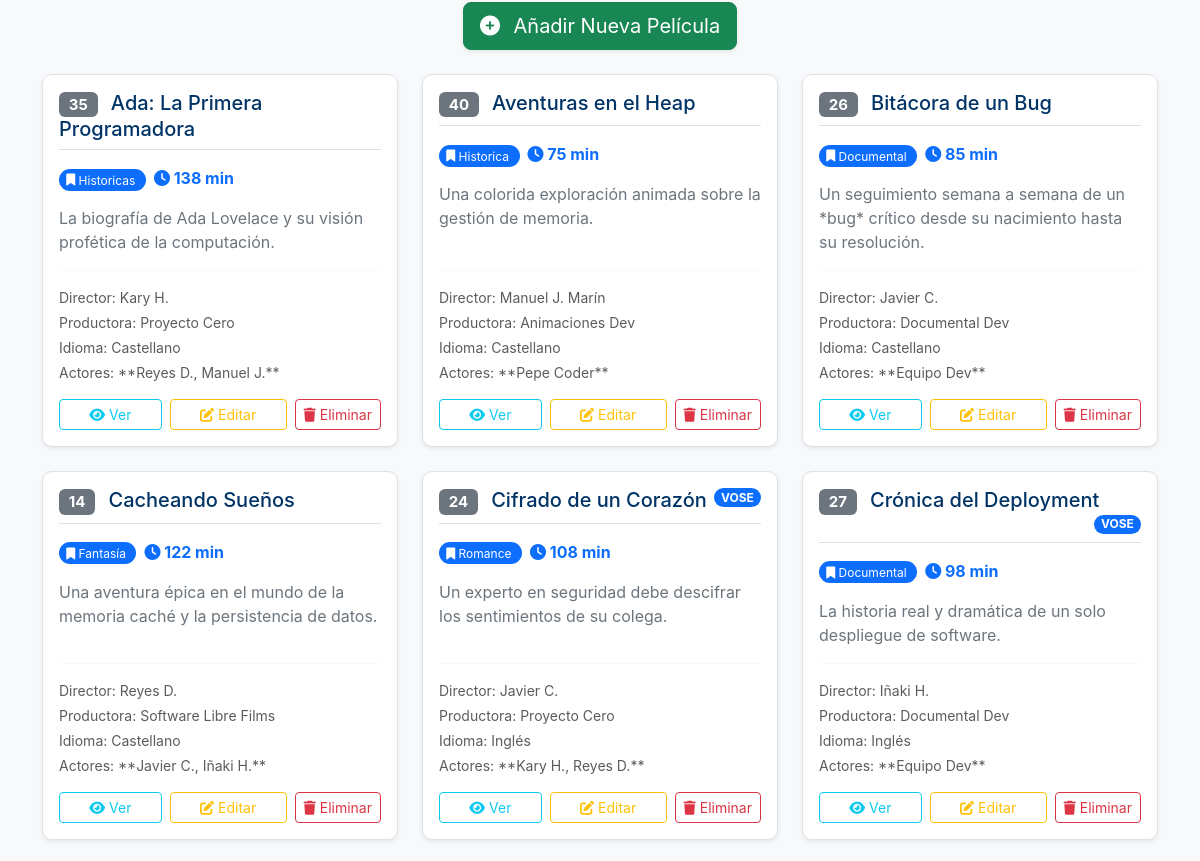
Before: / (middle part) with the older database file.
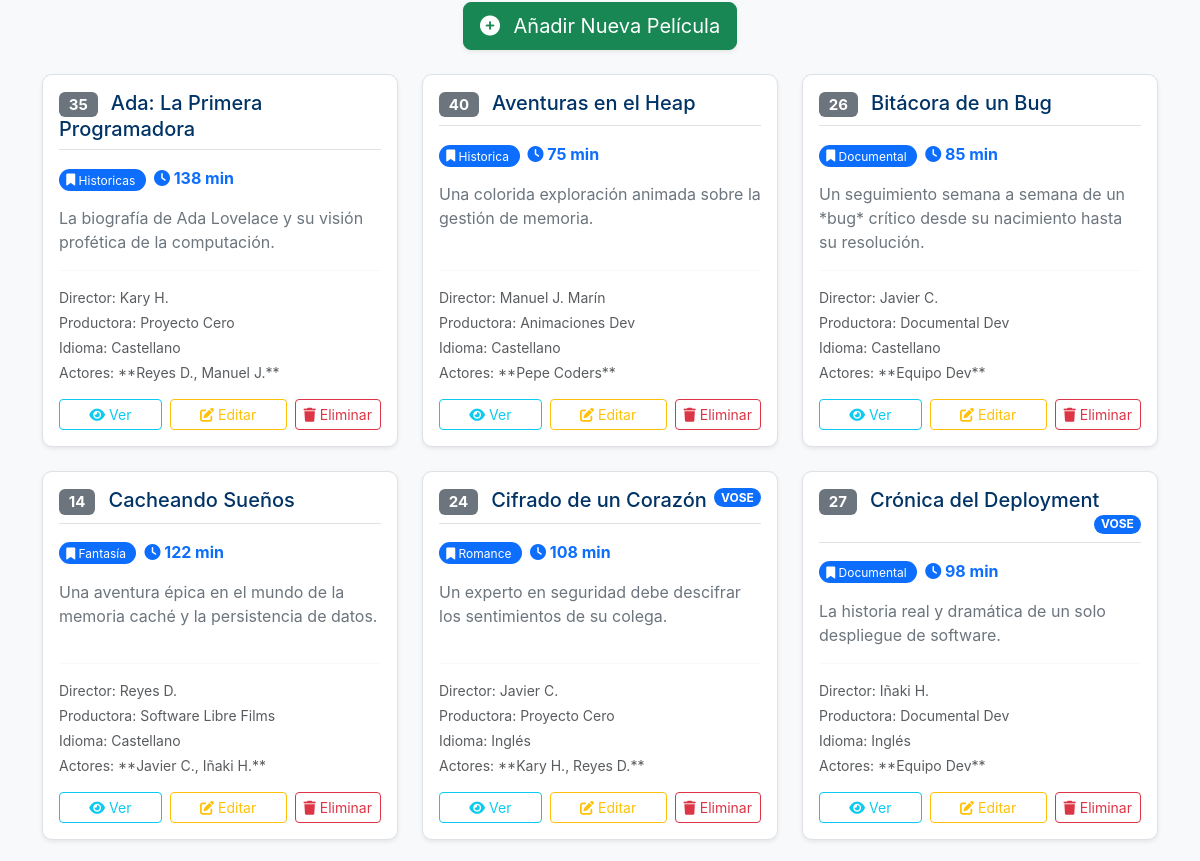
After: the same page with the newer database file.
### app/models/pelicula.py (models this page shows, shortened)
class PeliculaORM(Base):
    __tablename__ = "peliculas"
    id: Mapped[int] = mapped_column(primary_key=True, autoincrement=True)
    titulo: Mapped[str] = mapped_column(String(255), nullable=False)
    genero_id: Mapped[int] = mapped_column(ForeignKey("generos.id"), nullable=False)
    duracion: Mapped[int] = mapped_column(Integer, nullable=False) # int, no float
    disponible: Mapped[bool] = mapped_column(Boolean, default=True, nullable=False)
    director: Mapped[str | None] = mapped_column(String(100), nullable=True)
    descripcion: Mapped[str | None] = mapped_column(String(1000), nullable=True)
    trailer: Mapped[str | None] = mapped_column(String(255), nullable=True)
    productora: Mapped[str | None] = mapped_column(String(100), nullable=True)
    idioma: Mapped[str | None] = mapped_column(String(50), nullable=True)
    vose: Mapped[bool | None] = mapped_column(Boolean, nullable=True)
    actores: Mapped[list[str] | None] = mapped_column(JSON, nullable=True)
    genero: Mapped["GeneroORM"] = relationship(back_populates="peliculas")

### app/models/genero.py (models this page shows, shortened)
class GeneroORM(Base):
    __tablename__ = "generos"
    id: Mapped[int] = mapped_column(primary_key=True, autoincrement=True)
    nombre: Mapped[str] = mapped_column(String(100), nullable=False, unique=True)
    descripcion: Mapped[str | None] = mapped_column(String(500), nullable=True)
    peliculas: Mapped[List["PeliculaORM"]] = relationship(
        back_populates="genero",
        cascade="all, delete-orphan" # Opcional: si borro un género, borra sus películas
    )

### app/main.py (the view)
@app.get("/", tags=["Web UI"])
def homepage_cartelera(
    request: Request,
    db: Session = Depends(get_db),
    q: Optional[str] = Query(None),
    genero_id: Optional[str] = Query(None),
    duracion_max: Optional[str] = Query(None),
    disponible: Optional[str] = Query(None)
):
    clean_genero_id = int(genero_id) if genero_id and genero_id.isdigit() else None
    clean_duracion_max = int(duracion_max) if duracion_max and duracion_max.isdigit() else None
    filtro_disponible_bool = disponible == "True"
    peliculas = pelicula_service.get_peliculas_filtradas(
        db=db,
        query=q,
        genero_id=clean_genero_id,
        duracion_max=clean_duracion_max,
        disponible=filtro_disponible_bool
    )
    generos_disponibles = genero_service.get_all_generos(db)
    filtros_activos = {
        'q': q,
        'genero_id': clean_genero_id,
        'duracion_max': clean_duracion_max,
        'disponible': filtro_disponible_bool
    }
    return templates.TemplateResponse(
        "index.html",
        {
            "request": request,
            "titulo": "Gestión de Cartelera - CRUD",
            "peliculas": peliculas,
            "generos": generos_disponibles,
            "filtros_activos": filtros_activos
        }
    )

### templates/index.html (shortened to what the changed rows need)
<!DOCTYPE html>
<html lang="es">
<head>
    <link href="https://cdn.jsdelivr.net/npm/bootstrap@5.3.3/dist/css/bootstrap.min.css" rel="stylesheet"
        xintegrity="sha384-QWTKZyjpPEjISv5WaRU9OFeRpok6YctnYmDr5pNlyT2bRjXh0JMhjY6hW+ALEwIH">
    <link rel="stylesheet" href="https://cdnjs.cloudflare.com/ajax/libs/font-awesome/6.5.2/css/all.min.css"
        xintegrity="sha512-SnH5WK+bZxgPHs44uWIX+LLMDJzL3gUq73K2qI90U8v8lC6W9lJvGvE8j+N5i3F3aH8O/2p1x9h6O2A1g==" />
</head>
<body>
    <main class="container my-5">
        <div class="row row-cols-1 row-cols-md-2 row-cols-lg-3 g-4">
            {% for pelicula in peliculas %}
            <div class="col">
                <div class="card h-100 shadow-sm">
                    <div class="card-body d-flex flex-column">
                        <h5 class="card-title border-bottom pb-2 mb-3">
                            <span class="badge bg-secondary me-2">{{ pelicula.id }}</span>
                            {{ pelicula.titulo }}
                        </h5>
                        <div class="mb-3">
                            <span class="genre-badge bg-primary text-white me-2">
                                <i class="fas fa-bookmark"></i>
                                {{ pelicula.genero.nombre if pelicula.genero else 'Sin Género' }}
                            </span>
                            <span class="duration">
                                <i class="fas fa-clock"></i> {{ pelicula.duracion }} min
                            </span>
                        </div>
                        <p class="card-text text-secondary">{{ pelicula.descripcion|truncate(150) }}</p>
                        <div class="mt-auto pt-3 border-top border-light">
                            <p class="mb-1 small text-muted">Director: {{ pelicula.director if pelicula.director else 'Desconocido' }}</p>
                            <p class="mb-1 small text-muted">Productora: {{ pelicula.productora if pelicula.productora else 'N/A' }}</p>
                            <p class="mb-1 small text-muted">Idioma: {{ pelicula.idioma if pelicula.idioma else 'N/A' }}</p>
                            {% if pelicula.actores and pelicula.actores|length > 0 %}
                            <p class="mb-1 small text-muted text-truncate" title="{{ pelicula.actores|join(', ') }}">
                                Actores: **{{ pelicula.actores|join(', ') }}**
                            </p>
                            {% else %}
                            <p class="mb-1 small text-muted">Reparto: N/A</p>
                            {% endif %}
                            <div class="d-flex gap-2 mt-3">
                                <a href="/peliculas/{{ pelicula.id }}" class="btn btn-outline-info btn-sm flex-fill">
                                    <i class="fas fa-eye"></i> Ver
                                </a>
                                <a href="/peliculas/editar/{{ pelicula.id }}" class="btn btn-outline-warning btn-sm flex-fill">
                                    <i class="fas fa-edit"></i> Editar
                                </a>
                                <button type="button"
                                        class="btn btn-outline-danger btn-sm"
                                        data-bs-toggle="modal"
                                        data-bs-target="#deleteConfirmModal"
                                        data-pelicula-id="{{ pelicula.id }}"
                                        data-pelicula-titulo="{{ pelicula.titulo }}">
                                    <i class="fas fa-trash"></i> Eliminar
                                </button>
                            </div>
                        </div>
                    </div>
                </div>
            </div>
            {% endfor %}
        </div>
    </main>
</body>
</html>

Changed rows visible on the page:
changed PeliculaORM "Aventuras en el Heap": actores "Pepe Coder" → "Pepe Coders"
